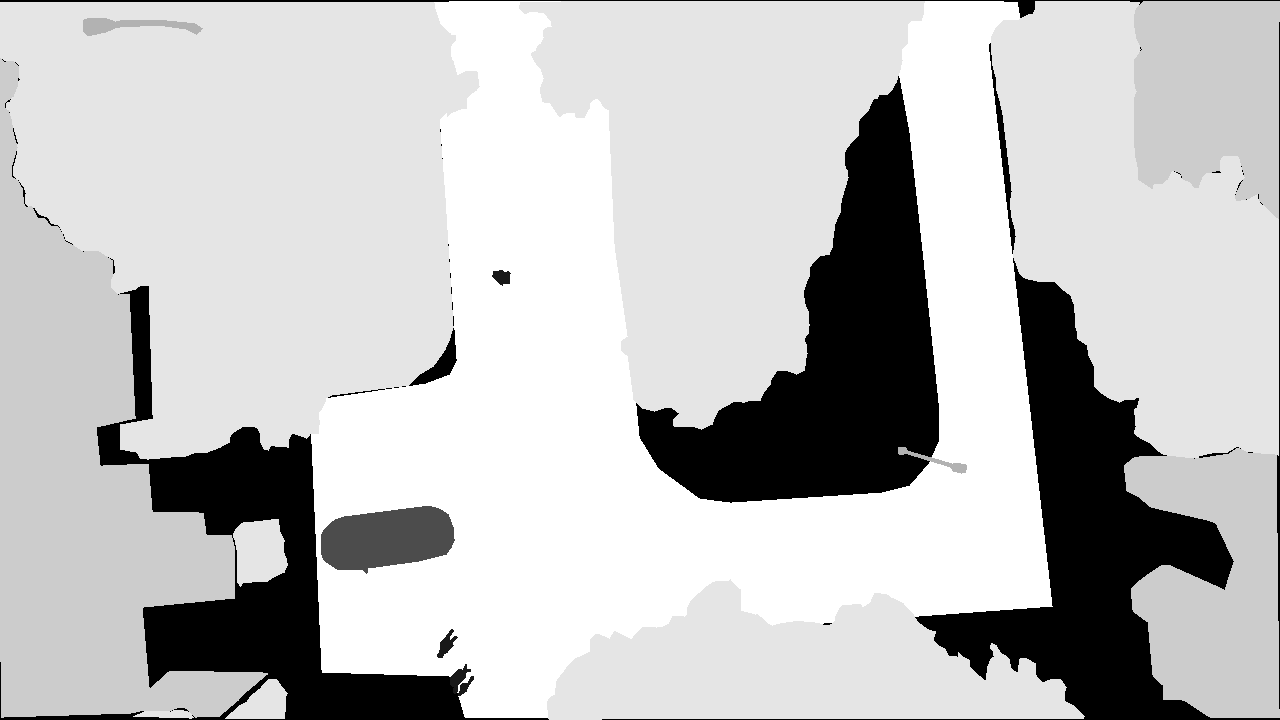
#> input picture data/test/segmentation/040003_017.png, 1280 x 720 px, found by its file name
$ python measurePerformance.py
#> lines starting #> are read from the running program, lines starting #| are printed output that depends on the picture; after the words box and inside, x2 and y2 are one past the last pixel; in counts of white or black regions, pixels touching at a corner belong together
import math
import cv2 as cv
import numpy as np
lzs=[
    {
        'confidence':0.5,
        'position': [1000,500],
        'radius':100
    }
]

class bidict(dict):
    """Bi-directional dictionary for label Lookup.
    Implementation by Basj

    Args:
        dict (dictonary): dict to be made bi-directional
    """
    def __init__(self, *args, **kwargs):
        super(bidict, self).__init__(*args, **kwargs)
        self.inverse = {}
        for key, value in self.items():
            self.inverse.setdefault(value,[]).append(key)

    def __setitem__(self, key, value):
        if key in self:


            self.inverse[self[key]].remove(key)
        super(bidict, self).__setitem__(key, value)
        self.inverse.setdefault(value,[]).append(key)

    def __delitem__(self, key):
        self.inverse.setdefault(self[key],[]).remove(key)
        if self[key] in self.inverse and not self.inverse[self[key]]:
            del self.inverse[self[key]]
        super(bidict, self).__delitem__(key)

labelsAero = {
    'background':0,
    'person':1,
    'bike':2,
    'car':3,
    'drone':4,
    'boat':5,
    'animal':6,
    'obstacle':7,
    'construction':8,
    'vegetation':9,
    'road':10,
    'sky':11
}

labelsGraz = {
    'unlabeled':0,
    'pavedArea':1,
    'dirt':2,
    'grass':3,
    'dirt':4,
    'water':5,
    'rocks':6,
    'pool':7,
    'lowVegetation':8,
    'roof':9,
    'wall':10,
    'window':11,
    'door':12,
    'fence':13,
    'fencePole':14,
    'person':15,
    'animal':16,
    'car':17,
    'bike':18,
    'tree':19,
    'baldTree':20,
    'arMarker':21,
    'obstacle':22,
    'conflicting':23
}

notSafe=['water','fence','fencePole','animal','car','bicycle','tree','baldTree'
        'obstacle','pool','wall','door','roof','drone','construction','boat','obstacle']

biLabelsAero=bidict(labelsAero)
biLabelsGraz=bidict(labelsGraz)
#> further down, seg_img is the input picture: shape (720, 1280, 3); min 0, max 10, mean 7.58

labels={
    'aeroscapes':biLabelsAero,
    'graz':biLabelsGraz
}

def decodeRiskIds(crop,lb):
    """Checks if any class in the lz is considered unsafe

    Args:
        crop (np 2D array): np array with all values equal to 0 except lz
        lb (bidict): bidirectional dictionary with labels and ids

    Returns:
        bool: if the zone is safe, True otherwise False
        list: if the zone is unsafe, list of reasons why, otherwise empty list
    """
    riskIds=np.unique(crop)
    isSafe=True
    reasons=[]
    for riskId in riskIds:
        risk=lb.inverse[riskId][0]
        if risk in notSafe:
            isSafe=False
            reasons.append(risk)
    return isSafe,reasons

def getLzCrop(riskGt,lz):
    """Crops Gt to have just area of the landing Zone

    Args:
        riskGt (np array 2d): 2d array containing gt labels
        lz (dict): lz

    Returns:
        np array: 2D np array with all values equal to zero except from lz
    """
    posLz=lz.get('position')
#> posLz = [1000, 500]
    radiusLz=lz.get('radius')
#> radiusLz = 100
    mask = np.zeros_like(riskGt)
    mask = cv.circle(mask, (posLz[0],posLz[1]), radiusLz, (255,255,255), -1)
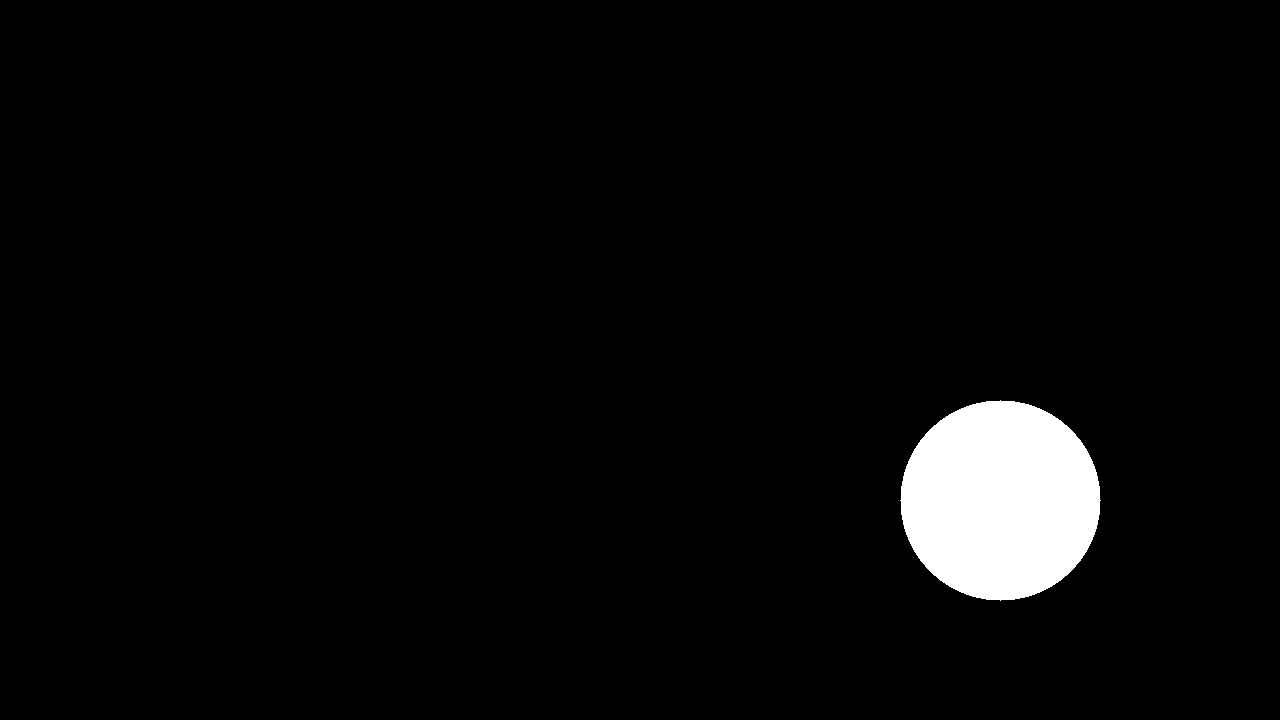
#> mask: shape (720, 1280); 3.4% white; 1 white region, box (x1, y1, x2, y2) and area: (900, 400, 1101, 601) 31417
    crop = cv.bitwise_and(riskGt, mask)
    return crop


dir_seg= r"/home/kubitz/Documents/fyp/Safe-UAV-Landing/data/test/images/040003_017.jpg"
dir_seg= r"/home/kubitz/Documents/fyp/Safe-UAV-Landing/data/test/segmentation/040003_017.png"
lb=labels.get("aeroscapes")
seg_img = cv.imread(dir_seg)
image,_,_ = cv.split(seg_img)
risk_gt = image.astype('uint8')
crop=getLzCrop(risk_gt,lzs[0])
isSafe, reasons = decodeRiskIds(crop,lb)
#> in decodeRiskIds, `riskIds=np.unique(crop)`: riskIds = [0, 7, 10]
#> the loop in decodeRiskIds, `for riskId in riskIds:` made 3 passes
#> (riskId, risk, isSafe) on pass 2: (7, 'obstacle', False)
#> risk on pass 1: 'background'
#> after the loop in decodeRiskIds, `for riskId in riskIds:`: reasons = ['obstacle']
#> isSafe = False; reasons = ['obstacle']

cv.imshow("best landing zones",cv.applyColorMap(crop, cv.COLORMAP_JET))
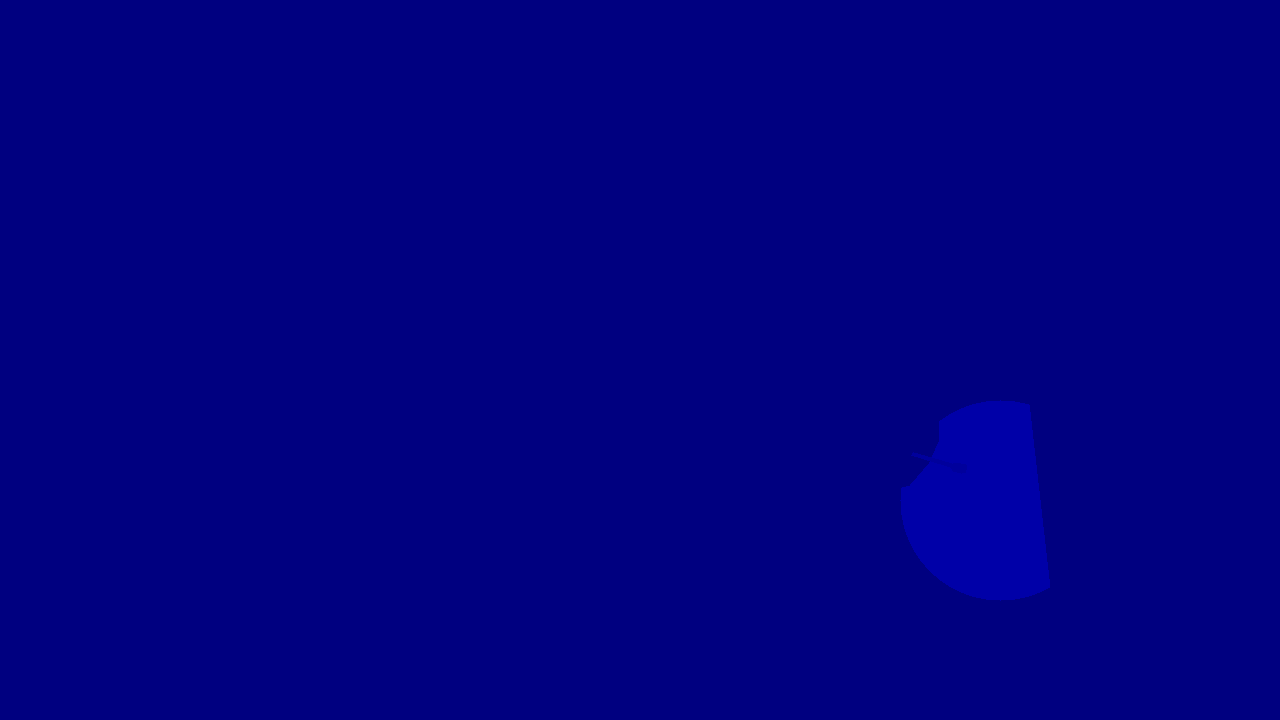
#> window 'best landing zones': shape (720, 1280, 3); mean B, G, R 129, 0, 0
cv.waitKey(0)

print('is Safe: ', isSafe)
#| is Safe:  False
print('Reasons', reasons )
#| Reasons ['obstacle']
